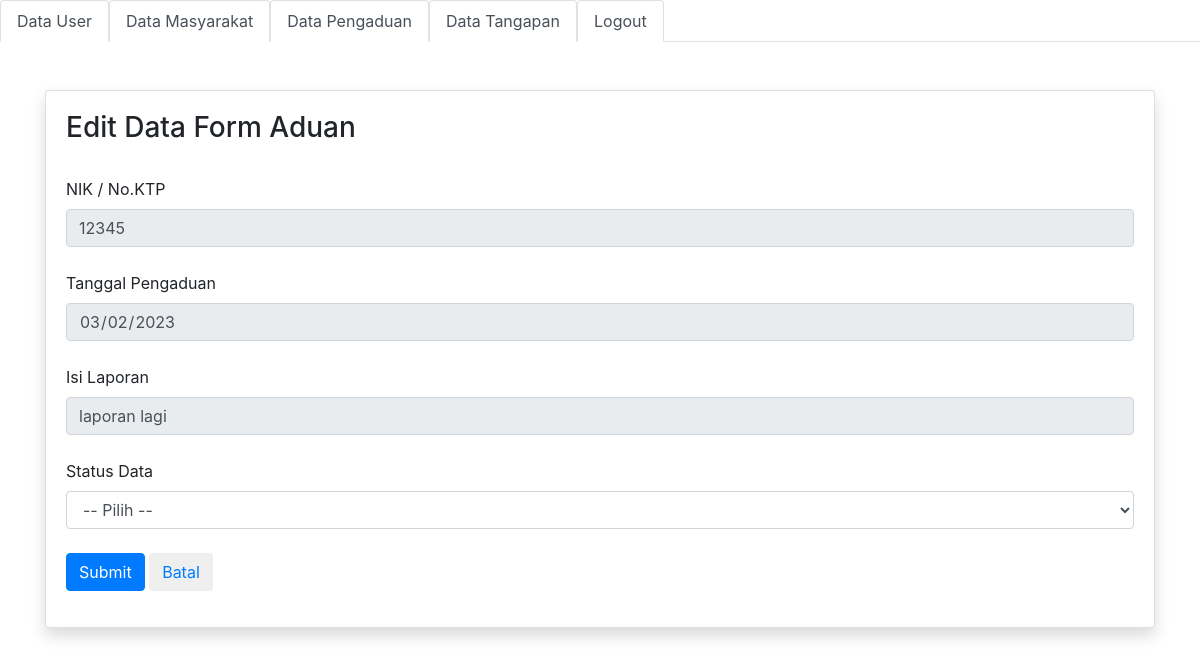
Screenshot of /admin/update.php?id_pengaduan=6 with the database file from the repository.
### tables this page shows
CREATE TABLE `pengaduan` (
  `id_pengaduan` int(11) NOT NULL,
  `tgl_pengaduan` date NOT NULL,
  `nik` char(16) NOT NULL,
  `isi_laporan` text NOT NULL,
  `foto` varchar(255) NOT NULL,
  `status` enum('0','proses','selesai') NOT NULL
);

### admin/update.php (the view, shortened to what this page needs)
<?php
include '../admin/sidebar.php';
include '../koneksi.php';
?><!DOCTYPE html>
<html lang="en">
<head>
    <link rel="stylesheet" href="../assets/css/bootstrap.min.css">
</head>
<body>
    <div class="container">
        <div class="card shadow mt-5">
            <div class="card-body">
                <h3>Edit Data Form Aduan</h3><br/>
                <?php
                $id_pengaduan = $_GET['id_pengaduan'];
                $query = mysqli_query($koneksi, "SELECT * FROM pengaduan WHERE id_pengaduan = '$id_pengaduan'");
                while ($data = mysqli_fetch_assoc($query)) {
                    $nik = $data['nik'];
                    $tgl_pengaduan = $data['tgl_pengaduan'];
                    $isi_laporan = $data['isi_laporan'];
                }
                ?>
                <form action="../admin/edit_data_aduan.php" method="post">
                    <label for="">NIK / No.KTP</label>
                    <input type="text" name="nik" id="nik" class="form-control" value="<?= $nik ?>" readonly><br/>
                    <label for="">Tanggal Pengaduan</label>
                    <input type="date" name="tgl_pengaduan" id="tgl_pengaduan" class="form-control" value="<?= $tgl_pengaduan ?>" readonly><br/>
                    <label for="">Isi Laporan</label>
                    <input type="text" name="isi_laporan" id="isi_laporan" class="form-control" value="<?= $isi_laporan ?>" readonly><br/>
                    <label for="">Status Data</label>
                    <select name="status" class="form-control" id="status">
                        <option value="">-- Pilih --</option>
                    </select><br/>
                    <button type="submit" class="btn btn-primary">Submit</button>
                    <button class="btn btn-default"><a href="../admin/data_pengaduan.php">Batal</a></button>
                </form>
            </div>
        </div>
    </div>
</body>
</html>

### rows the page displays
pengaduan: nik "12345", tgl_pengaduan "03/02/2023", isi_laporan "laporan lagi"
